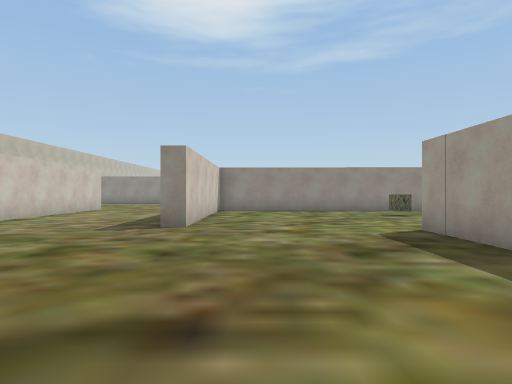
view 1 (above)

16 first-person views from a walk through a Unity game level. The camera is 1.5 m above the floor, looks level and sees 75° across. The floor is counted in squares, 2 m on a side. Each view is taken from the middle of a square. On the plan, view 1 faces up. The plan holds only what a view shows up to about 11 squares ahead; the rest is blank. The place goes on beyond the plan. The player character is not drawn. Some surface patterns are stand-ins.

view 2
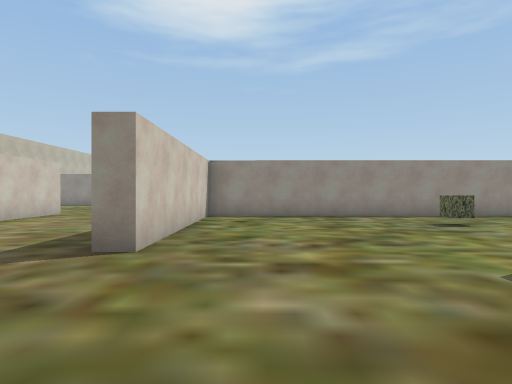

view 3
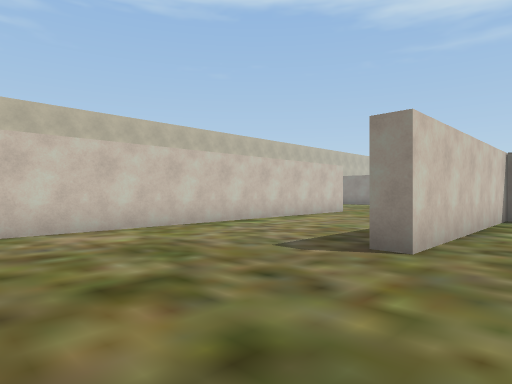

view 4
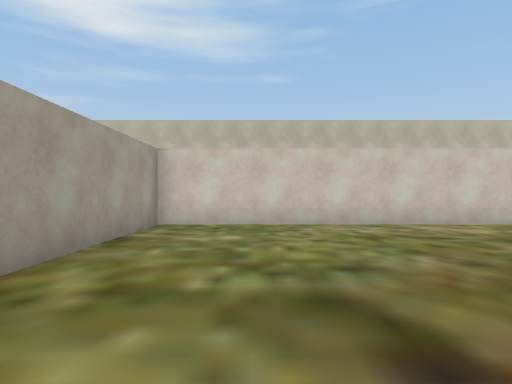

view 5
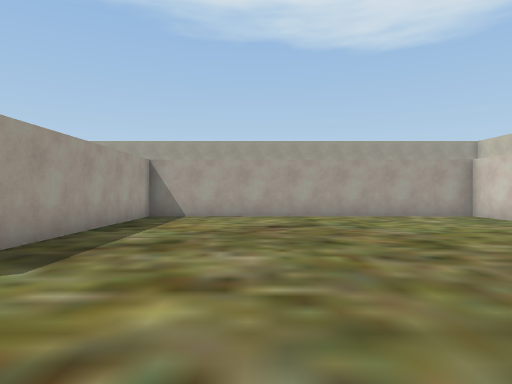

view 6
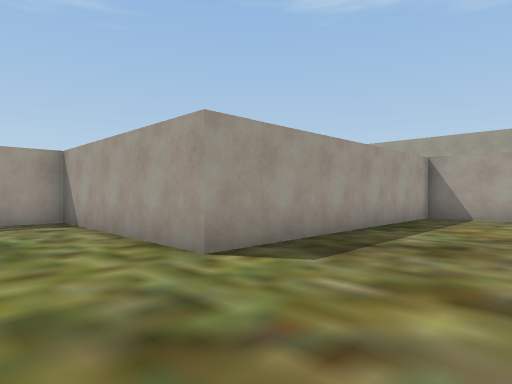

view 7
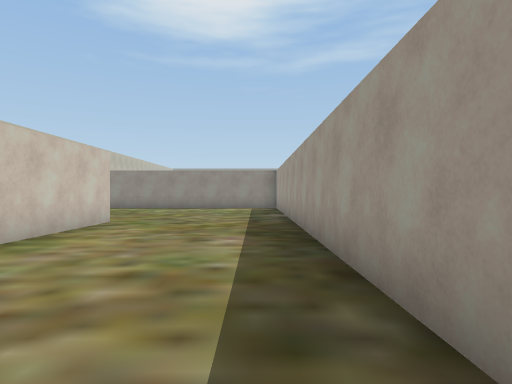

view 8
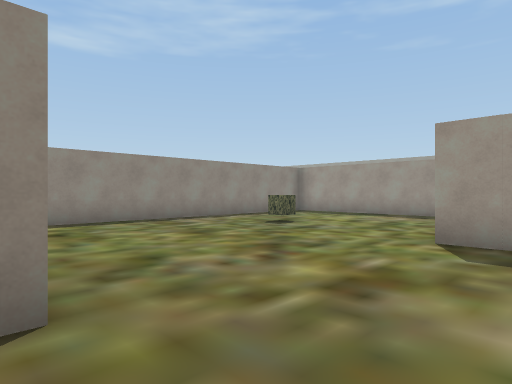

view 9
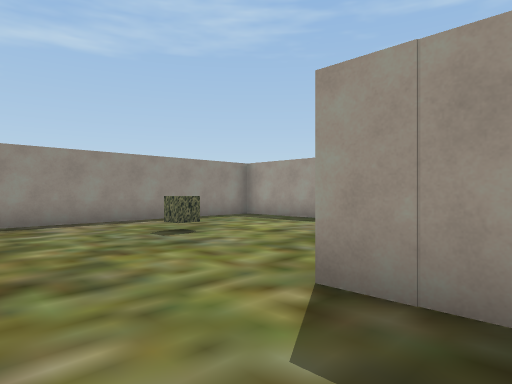

view 10
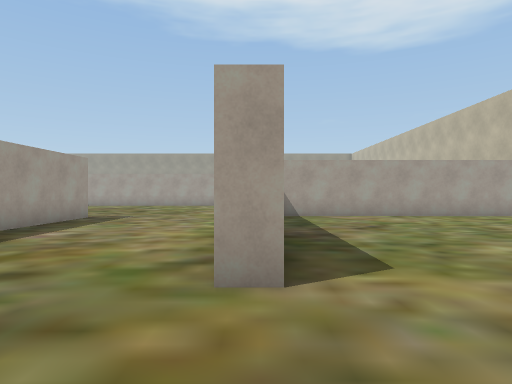

view 11
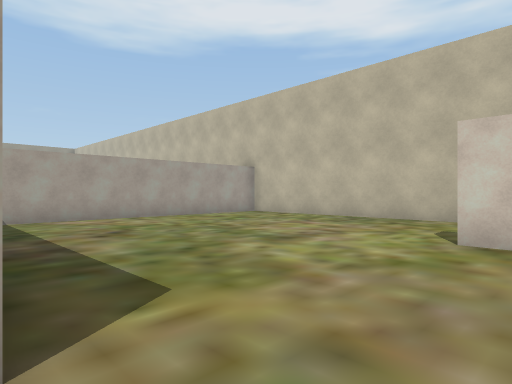

view 12
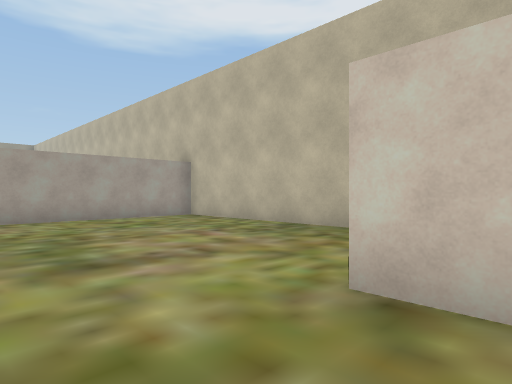

view 13
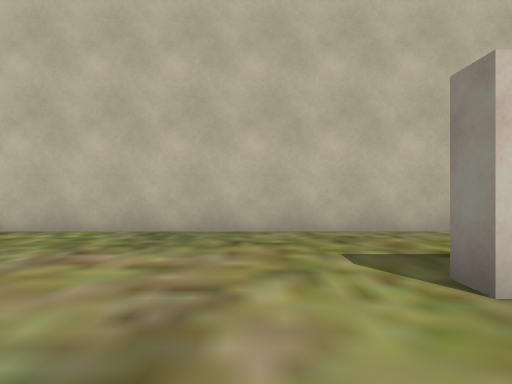

view 14
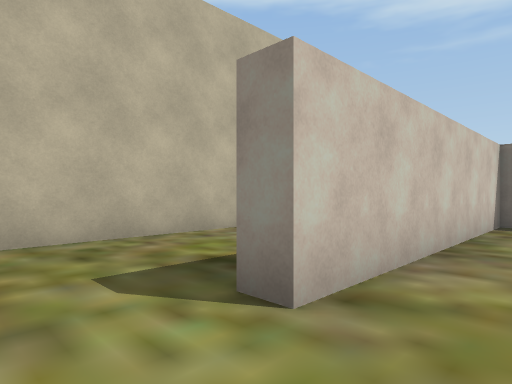

view 15
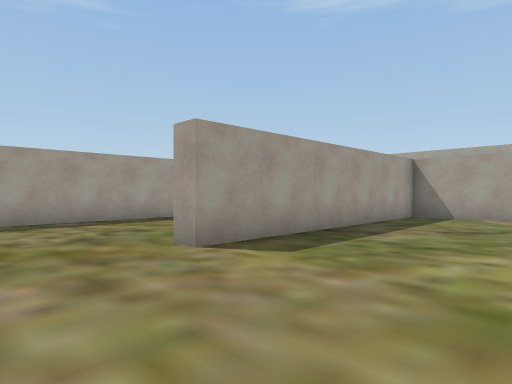

view 16
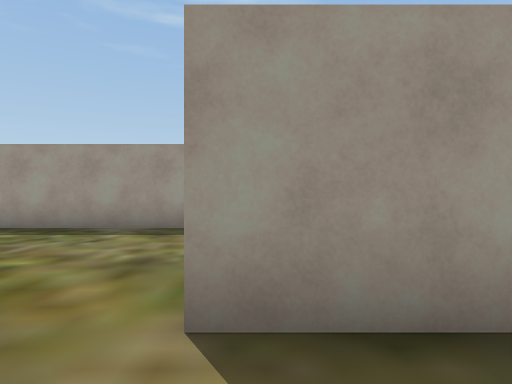

### Floor plan
Points are (right, up) in squares from view 1. A wall is a line through its corners. A room is listed if a view was taken in it or the views show most of it. See-through windows are left out.
Room 1 (views 1, 2, 3, 4, 5, 6, 7, 8, 9, 10, 11)
walls: (-7.2, 14.4) (-6.7, 14.4) (-6.7, -1.3) (3.3, -1.3) (3.3, 6.5) (8.5, 6.5); (8.1, 13.5) (-1.5, 13.5) (-1.5, 7.2) (-2, 7.2) (-2, 17.5)
ways out: opening at (-7.7, 16) to room 2
objects: other object (5, 11)
Room 2 (views 12, 13, 14, 15, 16)
walls: (-12.3, 17.5) (-12.3, 14.7) (-13, 14.7); (-16.4, 17.5) (-16.4, 6.6) (-7.2, 6.5) (-7.2, 14.4)
ways out: opening at (-7.7, 16) to room 1

Positions as (right, up) in squares from view 1, and headings:
1: (0, 0), facing up
2: (0, 3), facing up
3: (0, 3), facing up-left
4: (1, 1), facing left
5: (0, 9), facing down
6: (0, 9), facing down-right
7: (-3, 6), facing up
8: (-2, 5), facing up-right
9: (1, 5), facing up-right
10: (-7, 17), facing down
11: (-7, 16), facing down-left
12: (-10, 16), facing down-left
13: (-10, 13), facing left
14: (-11, 13), facing up-left
15: (-11, 17), facing down-right
16: (-9, 14), facing right
